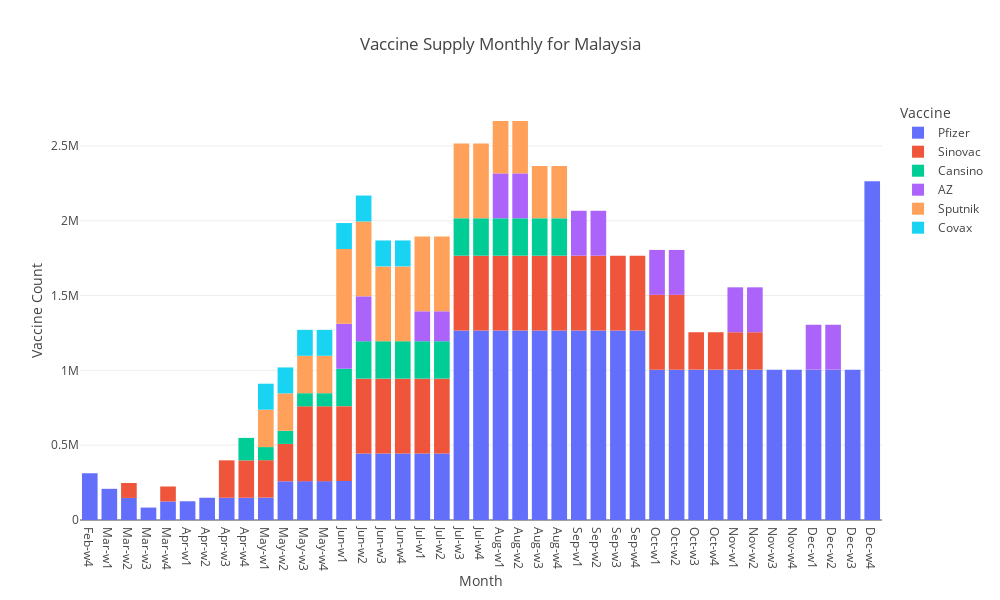

Notebook cell for this chart:
### Markdown cell above
# Plot - Monthly Vaccine Dose

### Code cell
fig = px.bar(df_1, x="Month_Week", color="Vaccine",
             y='Dose',
             title="A Grouped Bar Chart With Plotly Express in Python",  
             barmode='stack',
             height=600         
            )

fig.update_layout(title = "Vaccine Supply Monthly for Malaysia",
     xaxis_title = 'Month', yaxis_title = 'Vaccine Count', title_x=0.5, template="none",
     width = 1000, height = 600)

fig.show()

### Figure 1 — Plotly figure (JSON) as saved in the notebook; plotly's stock layout.template omitted (floating-point values rounded to 4 significant figures)
{"data": [{"alignmentgroup": "True", "hovertemplate": "Vaccine=Pfizer<br>Month_Week=%{x}<br>Dose=%{y}<extra></extra>", "legendgroup": "Pfizer", "marker": {"color": "#636efa"}, "name": "Pfizer", "offsetgroup": "Pfizer", "orientation": "v", "showlegend": true, "textposition": "auto", "type": "bar", "x": ["Feb-w4", "Mar-w1", "Mar-w2", "Mar-w3", "Mar-w4", "Apr-w1", "Apr-w2", "Apr-w3", "Apr-w4", "May-w1", "May-w2", "May-w3", "May-w4", "Jun-w1", "Jun-w2", "Jun-w3", "Jun-w4", "Jul-w1", "Jul-w2", "Jul-w3", "Jul-w4", "Aug-w1", "Aug-w2", "Aug-w3", "Aug-w4", "Sep-w1", "Sep-w2", "Sep-w3", "Sep-w4", "Oct-w1", "Oct-w2", "Oct-w3", "Oct-w4", "Nov-w1", "Nov-w2", "Nov-w3", "Nov-w4", "Dec-w1", "Dec-w2", "Dec-w3", "Dec-w4"], "xaxis": "x", "y": [312390, 208260, 147420, 83070, 124020, 125190, 148590, 148590, 148590, 149760, 258570, 259740, 259740, 260910, 444600, 444600, 444600, 444600, 444600, 1266135, 1266135, 1266135, 1266135, 1266135, 1266135, 1266135, 1266135, 1266135, 1266135, 1004640, 1004640, 1004640, 1004640, 1004640, 1004640, 1004640, 1004640, 1004640, 1004640, 1004640, 2263325], "yaxis": "y"}, {"alignmentgroup": "True", "hovertemplate": "Vaccine=Sinovac<br>Month_Week=%{x}<br>Dose=%{y}<extra></extra>", "legendgroup": "Sinovac", "marker": {"color": "#EF553B"}, "name": "Sinovac", "offsetgroup": "Sinovac", "orientation": "v", "showlegend": true, "textposition": "auto", "type": "bar", "x": ["Mar-w2", "Mar-w4", "Apr-w3", "Apr-w4", "May-w1", "May-w2", "May-w3", "May-w4", "Jun-w1", "Jun-w2", "Jun-w3", "Jun-w4", "Jul-w1", "Jul-w2", "Jul-w3", "Jul-w4", "Aug-w1", "Aug-w2", "Aug-w3", "Aug-w4", "Sep-w1", "Sep-w2", "Sep-w3", "Sep-w4", "Oct-w1", "Oct-w2", "Oct-w3", "Oct-w4", "Nov-w1", "Nov-w2"], "xaxis": "x", "y": [100000, 100000, 250000, 250000, 250000, 250000, 500000, 500000, 500000, 500000, 500000, 500000, 500000, 500000, 500000, 500000, 500000, 500000, 500000, 500000, 500000, 500000, 500000, 500000, 500000, 500000, 250000, 250000, 250000, 250000], "yaxis": "y"}, {"alignmentgroup": "True", "hovertemplate": "Vaccine=Cansino<br>Month_Week=%{x}<br>Dose=%{y}<extra></extra>", "legendgroup": "Cansino", "marker": {"color": "#00cc96"}, "name": "Cansino", "offsetgroup": "Cansino", "orientation": "v", "showlegend": true, "textposition": "auto", "type": "bar", "x": ["Apr-w4", "May-w1", "May-w2", "May-w3", "May-w4", "Jun-w1", "Jun-w2", "Jun-w3", "Jun-w4", "Jul-w1", "Jul-w2", "Jul-w3", "Jul-w4", "Aug-w1", "Aug-w2", "Aug-w3", "Aug-w4"], "xaxis": "x", "y": [150000, 87500, 87500, 87500, 87500, 250000, 250000, 250000, 250000, 250000, 250000, 250000, 250000, 250000, 250000, 250000, 250000], "yaxis": "y"}, {"alignmentgroup": "True", "hovertemplate": "Vaccine=AZ<br>Month_Week=%{x}<br>Dose=%{y}<extra></extra>", "legendgroup": "AZ", "marker": {"color": "#ab63fa"}, "name": "AZ", "offsetgroup": "AZ", "orientation": "v", "showlegend": true, "textposition": "auto", "type": "bar", "x": ["Jun-w1", "Jun-w2", "Jul-w1", "Jul-w2", "Aug-w1", "Aug-w2", "Sep-w1", "Sep-w2", "Oct-w1", "Oct-w2", "Nov-w1", "Nov-w2", "Dec-w1", "Dec-w2"], "xaxis": "x", "y": [300000, 300000, 200000, 200000, 300000, 300000, 300000, 300000, 300000, 300000, 300000, 300000, 300000, 300000], "yaxis": "y"}, {"alignmentgroup": "True", "hovertemplate": "Vaccine=Sputnik<br>Month_Week=%{x}<br>Dose=%{y}<extra></extra>", "legendgroup": "Sputnik", "marker": {"color": "#FFA15A"}, "name": "Sputnik", "offsetgroup": "Sputnik", "orientation": "v", "showlegend": true, "textposition": "auto", "type": "bar", "x": ["May-w1", "May-w2", "May-w3", "May-w4", "Jun-w1", "Jun-w2", "Jun-w3", "Jun-w4", "Jul-w1", "Jul-w2", "Jul-w3", "Jul-w4", "Aug-w1", "Aug-w2", "Aug-w3", "Aug-w4"], "xaxis": "x", "y": [250000, 250000, 250000, 250000, 500000, 500000, 500000, 500000, 500000, 500000, 500000, 500000, 350000, 350000, 350000, 350000], "yaxis": "y"}, {"alignmentgroup": "True", "hovertemplate": "Vaccine=Covax<br>Month_Week=%{x}<br>Dose=%{y}<extra></extra>", "legendgroup": "Covax", "marker": {"color": "#19d3f3"}, "name": "Covax", "offsetgroup": "Covax", "orientation": "v", "showlegend": true, "textposition": "auto", "type": "bar", "x": ["May-w1", "May-w2", "May-w3", "May-w4", "Jun-w1", "Jun-w2", "Jun-w3", "Jun-w4"], "xaxis": "x", "y": [173400, 173400, 173400, 173400, 173400, 173400, 173400, 173400], "yaxis": "y"}], "layout": {"barmode": "relative", "height": 600, "legend": {"title": {"text": "Vaccine"}, "tracegroupgap": 0}, "title": {"text": "Vaccine Supply Monthly for Malaysia", "x": 0.5}, "width": 1000, "xaxis": {"anchor": "y", "autorange": true, "domain": [0, 1], "range": [-0.5, 40.5], "title": {"text": "Month"}, "type": "category"}, "yaxis": {"anchor": "x", "autorange": true, "domain": [0, 1], "range": [0, 2806000.0], "title": {"text": "Vaccine Count"}, "type": "linear"}}}
